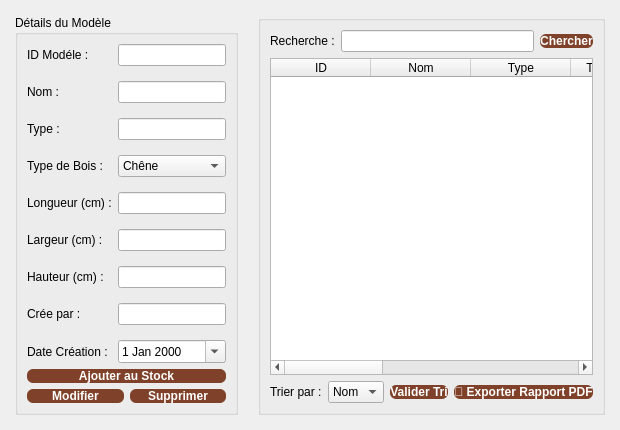
      <widget class="QWidget" name="tab_gestion_modeles">
       <attribute name="title">
        <string>📦 Gestion Modèles</string>
       </attribute>
       <layout class="QHBoxLayout" name="horizontalLayoutMain">
        <property name="spacing">
         <number>20</number>
        </property>
        <property name="leftMargin">
         <number>15</number>
        </property>
        <property name="topMargin">
         <number>15</number>
        </property>
        <property name="rightMargin">
         <number>15</number>
        </property>
        <property name="bottomMargin">
         <number>15</number>
        </property>
        <item>
         <widget class="QGroupBox" name="groupBox_modeles">
          <property name="maximumSize">
           <size>
            <width>350</width>
            <height>16777215</height>
           </size>
          </property>
          <property name="title">
           <string>Détails du Modèle</string>
          </property>
          <layout class="QVBoxLayout" name="verticalLayoutForm">
           <item>
            <layout class="QFormLayout" name="formLayout">
             <property name="verticalSpacing">
              <number>15</number>
             </property>
             <item row="0" column="0">
              <widget class="QLabel" name="label_id_mod">
               <property name="text">
                <string>ID Modéle :</string>
               </property>
              </widget>
             </item>
             <item row="0" column="1">
              <widget class="QLineEdit" name="le_id_modele">
               <property name="placeholderText">
                <string/>
               </property>
              </widget>
             </item>
             <item row="1" column="0">
              <widget class="QLabel" name="label_nom_mod">
               <property name="text">
                <string>Nom :</string>
               </property>
              </widget>
             </item>
             <item row="1" column="1">
              <widget class="QLineEdit" name="le_nom_modele"/>
             </item>
             <item row="2" column="0">
              <widget class="QLabel" name="label_Type">
               <property name="text">
                <string>Type :</string>
               </property>
              </widget>
             </item>
             <item row="2" column="1">
              <widget class="QLineEdit" name="le_Type"/>
             </item>
             <item row="3" column="0">
              <widget class="QLabel" name="label_bois_mod">
               <property name="text">
                <string>Type de Bois :</string>
               </property>
              </widget>
             </item>
             <item row="3" column="1">
              <widget class="QComboBox" name="combo_bois">
               <item>
                <property name="text">
                 <string>Chêne</string>
                </property>
               </item>
               <item>
                <property name="text">
                 <string>Noyer</string>
                </property>
               </item>
               <item>
                <property name="text">
                 <string>Hêtre</string>
                </property>
               </item>
               <item>
                <property name="text">
                 <string>Pin</string>
                </property>
               </item>
               <item>
                <property name="text">
                 <string>Frêne</string>
                </property>
               </item>
               <item>
                <property name="text">
                 <string>Érable</string>
                </property>
               </item>
               <item>
                <property name="text">
                 <string>Teck</string>
                </property>
               </item>
               <item>
                <property name="text">
                 <string>Autre...</string>
                </property>
               </item>
              </widget>
             </item>
             <item row="4" column="0">
              <widget class="QLabel" name="label_longueur">
               <property name="text">
                <string>Longueur (cm) :</string>
               </property>
              </widget>
             </item>
             <item row="4" column="1">
              <widget class="QLineEdit" name="le_longueur"/>
             </item>
             <item row="5" column="0">
              <widget class="QLabel" name="label_largeur">
               <property name="text">
                <string>Largeur (cm) :</string>
               </property>
              </widget>
             </item>
             <item row="5" column="1">
              <widget class="QLineEdit" name="le_largeur"/>
             </item>
             <item row="6" column="0">
              <widget class="QLabel" name="label_hauteur">
               <property name="text">
                <string>Hauteur (cm) :</string>
               </property>
              </widget>
             </item>
             <item row="6" column="1">
              <widget class="QLineEdit" name="le_hauteur"/>
             </item>
             <item row="7" column="0">
              <widget class="QLabel" name="label_créepar">
               <property name="text">
                <string>Crée par :</string>
               </property>
              </widget>
             </item>
             <item row="7" column="1">
              <widget class="QLineEdit" name="le_créepar"/>
             </item>
             <item row="8" column="0">
              <widget class="QLabel" name="label_date_mod">
               <property name="text">
                <string>Date Création :</string>
               </property>
              </widget>
             </item>
             <item row="8" column="1">
              <widget class="QDateEdit" name="de_date_creation">
               <property name="calendarPopup">
                <bool>true</bool>
               </property>
              </widget>
             </item>
            </layout>
           </item>
           <item>
            <spacer name="verticalSpacer">
             <property name="orientation">
              <enum>Qt::Orientation::Vertical</enum>
             </property>
             <property name="sizeHint" stdset="0">
              <size>
               <width>0</width>
               <height>0</height>
              </size>
             </property>
            </spacer>
           </item>
           <item>
            <layout class="QVBoxLayout" name="vButtonsLayout">
             <item>
              <widget class="QPushButton" name="btn_ajouter_modele">
               <property name="styleSheet">
                <string notr="true">background-color: #7F4129; color: #FFFFFF; font-weight: bold; border-radius: 6px;</string>
               </property>
               <property name="text">
                <string>Ajouter au Stock</string>
               </property>
              </widget>
             </item>
             <item>
              <layout class="QHBoxLayout" name="hButtonsAction">
               <item>
                <widget class="QPushButton" name="btn_modifier_modele">
                 <property name="styleSheet">
                  <string notr="true">background-color: #7F4129; color: #FFFFFF; font-weight: bold; border-radius: 6px;</string>
                 </property>
                 <property name="text">
                  <string>Modifier</string>
                 </property>
                </widget>
               </item>
               <item>
                <widget class="QPushButton" name="btn_supprimer_modele">
                 <property name="styleSheet">
                  <string notr="true">background-color: #7F4129; color: #FFFFFF; font-weight: bold; border-radius: 6px;</string>
                 </property>
                 <property name="text">
                  <string>Supprimer</string>
                 </property>
                </widget>
               </item>
              </layout>
             </item>
            </layout>
           </item>
          </layout>
         </widget>
        </item>
        <item>
         <widget class="QGroupBox" name="groupBox_tableau">
          <property name="title">
           <string/>
          </property>
          <layout class="QVBoxLayout" name="verticalLayoutRight">
           <item>
            <layout class="QHBoxLayout" name="horizontalLayoutSearch">
             <item>
              <widget class="QLabel" name="recherche_5">
               <property name="text">
                <string>Recherche :</string>
               </property>
              </widget>
             </item>
             <item>
              <widget class="QLineEdit" name="rech_6"/>
             </item>
             <item>
              <widget class="QPushButton" name="btn_rechercher_5">
               <property name="styleSheet">
                <string notr="true">background-color: #7F4129; color: #FFFFFF; font-weight: bold; border-radius: 6px;</string>
               </property>
               <property name="text">
                <string>Chercher</string>
               </property>
              </widget>
             </item>
            </layout>
           </item>
           <item>
            <widget class="QTableWidget" name="table_modeles">
             <property name="alternatingRowColors">
              <bool>true</bool>
             </property>
             <property name="selectionBehavior">
              <enum>QAbstractItemView::SelectionBehavior::SelectRows</enum>
             </property>
             <column>
              <property name="text">
               <string>ID</string>
              </property>
             </column>
             <column>
              <property name="text">
               <string>Nom</string>
              </property>
             </column>
             <column>
              <property name="text">
               <string>Type</string>
              </property>
             </column>
             <column>
              <property name="text">
               <string>Type de Bois</string>
              </property>
             </column>
             <column>
              <property name="text">
               <string>Longueur (cm)</string>
              </property>
             </column>
             <column>
              <property name="text">
               <string>Largeur (cm)</string>
              </property>
             </column>
             <column>
              <property name="text">
               <string>Hauteur (cm)</string>
              </property>
             </column>
             <column>
              <property name="text">
               <string>Crée Par</string>
              </property>
             </column>
             <column>
              <property name="text">
               <string>Date</string>
              </property>
             </column>
            </widget>
           </item>
           <item>
            <layout class="QHBoxLayout" name="horizontalLayoutBottom">
             <item>
              <widget class="QLabel" name="trie_5">
               <property name="text">
                <string>Trier par :</string>
               </property>
              </widget>
             </item>
             <item>
              <widget class="QComboBox" name="cb_critere_recherche_modele">
               <item>
                <property name="text">
                 <string>Nom</string>
                </property>
               </item>
               <item>
                <property name="text">
                 <string>ID</string>
                </property>
               </item>
               <item>
                <property name="text">
                 <string>Bois</string>
                </property>
               </item>
              </widget>
             </item>
             <item>
              <widget class="QPushButton" name="btn_tire">
               <property name="styleSheet">
                <string notr="true">background-color: #7F4129; color: #FFFFFF; font-weight: bold; border-radius: 6px;</string>
               </property>
               <property name="text">
                <string>Valider Tri</string>
               </property>
              </widget>
             </item>
             <item>
              <widget class="QPushButton" name="btn_export_pdf_modele">
               <property name="styleSheet">
                <string notr="true">background-color: #7F4129; color: #FFFFFF; font-weight: bold; border-radius: 6px;</string>
               </property>
               <property name="text">
                <string>📄 Exporter Rapport PDF</string>
               </property>
              </widget>
             </item>
             <item>
              <spacer name="horizontalSpacer">
               <property name="orientation">
                <enum>Qt::Orientation::Horizontal</enum>
               </property>
               <property name="sizeHint" stdset="0">
                <size>
                 <width>0</width>
                 <height>0</height>
                </size>
               </property>
              </spacer>
             </item>
            </layout>
           </item>
          </layout>
         </widget>
        </item>
       </layout>
      </widget>
